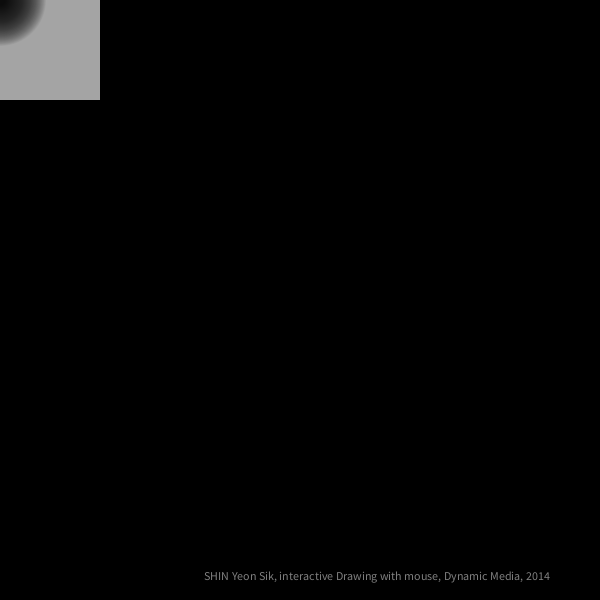
Frame 1 (no input)
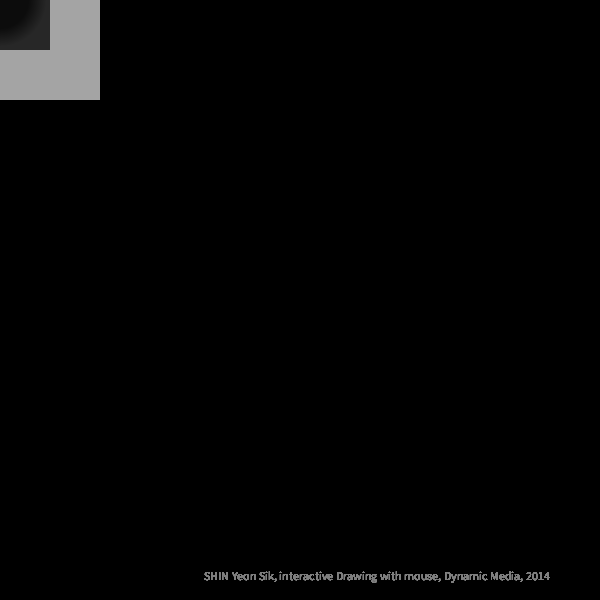
Frame 60 (the mouse pressed at the canvas centre just before this capture)
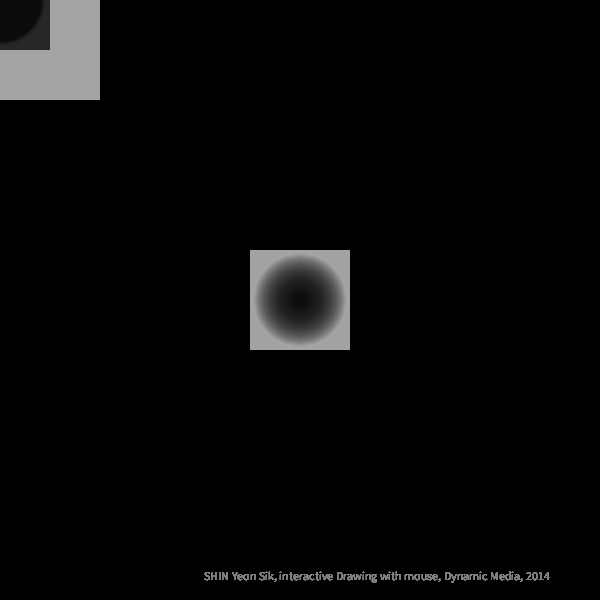
Frame 120 (the mouse held since frame 60 and released just before this capture)

The Processing sketch that drew these frames (run headless with seeded random() and noise(); from frame 60 on, the mouse is pressed at the canvas centre):

// Processing sketch: processing_150767
// ── processing_150767.pde

/* 
 Konkuk University 
 Department of Dynamic Media 
 SOS iDesign 
 Name: SHIN Yeon Sik
 ID: dnmys11
 */

int[] xpos = new int[70]; 
int[] ypos = new int[70]; 

void setup() { 
  size(600, 600); 
  smooth(); 
  frameRate(15); 
  background(0);
} 


void draw() { 
  fill(random(255)); 
  noStroke(); 
  strokeWeight(1); 
  rect(mouseX, mouseY, 100, 100);
  rectMode(CENTER); 



  title(); 
  noStroke(); 
  for (int i=0; i< xpos.length - 1; i++) { 
    xpos[i] = xpos[i + 1]; 
    ypos[i] = ypos[i + 1];
  } 

  // aktuelle Mausposition in das letzte Feld speichern 
  xpos[xpos.length - 1] = mouseX; 
  ypos[xpos.length - 1] = mouseY; 

  // Zeichnen aller Kreise 
  for (int i=0; i < xpos.length; i++) { 
    fill (0, 0, 0, 10); 
    ellipse (xpos[i], ypos[i], i / 0.75, i / 0.75);
  }
} 


void title() {  
  fill(127); 
  textAlign(RIGHT); 
  text("SHIN Yeon Sik, interactive Drawing with mouse, Dynamic Media, 2014", width-50, height-20);
} 
